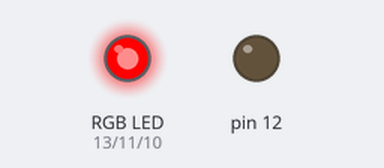
Simulated run of this sketch. Board: Arduino Uno, built with avr-gcc and run on an emulated ATmega328P. Shown: an RGB LED mixed from three pins (HIGH = lit), output pins drawn as LEDs (lit = HIGH).

Above: at 0.2 s.
At 0.7 s:
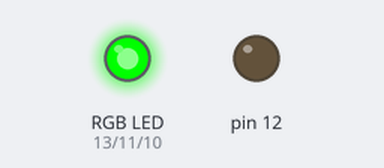
At 2.7 s:
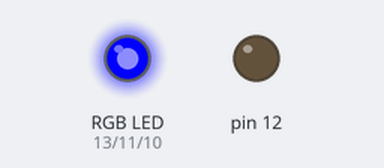
Timing chart, 0 to 3.5 s (numbered marks = the images above):
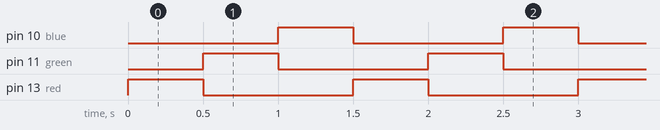

The sketch:

RGB_LED.ino
```cpp
#define red 13
#define green 11
#define blue 10

void setup() {
  // put your setup code here, to run once:
pinMode(red, OUTPUT);
pinMode(green, OUTPUT);
pinMode(blue, OUTPUT);
pinMode(12, OUTPUT);
digitalWrite(12, LOW);
}

void loop() {
  // put your main code here, to run repeatedly:
digitalWrite(red, HIGH);
delay(500);
digitalWrite(red, LOW);
digitalWrite(green, HIGH);
delay(500);
digitalWrite(green, LOW);
digitalWrite(blue, HIGH);
delay(500);
digitalWrite(blue, LOW);
}
```

Measured:
- by itself, pin 10 (blue), pin 11 (green), pin 13 (red): alternates HIGH for 0.50 s and LOW for 1.0 s
- by itself, everything shown: repeats every 1.5 s, in 4 steps
